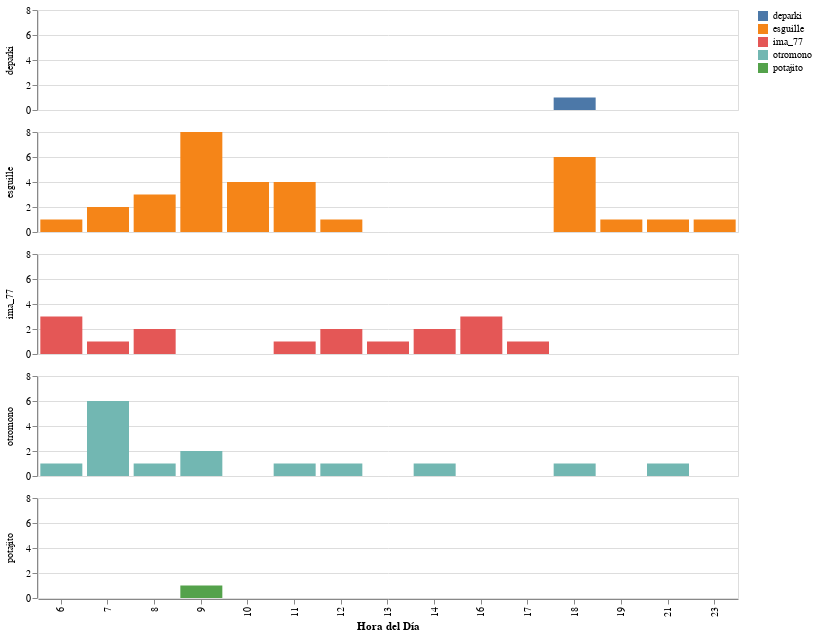

The notebook cell this image was saved under:
### Code cell
alt.Chart(df).mark_bar().encode(
    x=alt.X('hour:N', title = "Hora del Día"),
    y=alt.Y('count():Q', title = ""),
    color=alt.Color("name", title=""),
    row=alt.Row("name", title="")
).properties(width=700, height=100)

### Figure 1 — Vega-Lite specification as saved in the notebook (floating-point values rounded to 4 significant figures)
{"config": {"view": {"continuousWidth": 300, "continuousHeight": 300}}, "data": {"name": "data-89a0ad4492a069cf15151f73cb54a8cc"}, "mark": {"type": "bar"}, "encoding": {"color": {"field": "name", "title": "", "type": "nominal"}, "row": {"field": "name", "title": "", "type": "nominal"}, "x": {"field": "hour", "title": "Hora del Día", "type": "nominal"}, "y": {"aggregate": "count", "title": "", "type": "quantitative"}}, "height": 100, "width": 700, "$schema": "https://vega.github.io/schema/vega-lite/v5.16.3.json", "datasets": {"data-89a0ad4492a069cf15151f73cb54a8cc": [{"name": "ima_77", "message": "💩", "timestamp": "2024-03-01T14:42:45.724000+00:00", "date": "2024-03-01T00:00:00", "hour": 14}, {"name": "esguille", "message": "💩", "timestamp": "2024-03-01T09:13:54.713000+00:00", "date": "2024-03-01T00:00:00", "hour": 9}, {"name": "otromono", "message": "💩", "timestamp": "2024-03-01T07:49:17.650000+00:00", "date": "2024-03-01T00:00:00", "hour": 7}, {"name": "ima_77", "message": "💩", "timestamp": "2024-02-29T12:59:06.504000+00:00", "date": "2024-02-29T00:00:00", "hour": 12}, {"name": "esguille", "message": "💩", "timestamp": "2024-02-29T10:38:44.391000+00:00", "date": "2024-02-29T00:00:00", "hour": 10}, {"name": "otromono", "message": "💩", "timestamp": "2024-02-29T07:32:14.986000+00:00", "date": "2024-02-29T00:00:00", "hour": 7}, {"name": "esguille", "message": "💩", "timestamp": "2024-02-28T11:53:15.170000+00:00", "date": "2024-02-28T00:00:00", "hour": 11}, {"name": "ima_77", "message": "💩", "timestamp": "2024-02-28T08:18:36.712000+00:00", "date": "2024-02-28T00:00:00", "hour": 8}, {"name": "otromono", "message": "💩", "timestamp": "2024-02-27T14:21:02.707000+00:00", "date": "2024-02-27T00:00:00", "hour": 14}, {"name": "esguille", "message": "💩", "timestamp": "2024-02-27T09:55:18.086000+00:00", "date": "2024-02-27T00:00:00", "hour": 9}, {"name": "ima_77", "message": "💩", "timestamp": "2024-02-27T06:52:54.631000+00:00", "date": "2024-02-27T00:00:00", "hour": 6}, {"name": "ima_77", "message": "💩", "timestamp": "2024-02-26T12:56:00.356000+00:00", "date": "2024-02-26T00:00:00", "hour": 12}, {"name": "esguille", "message": "💩", "timestamp": "2024-02-26T10:51:22.426000+00:00", "date": "2024-02-26T00:00:00", "hour": 10}, {"name": "esguille", "message": "💩", "timestamp": "2024-02-26T08:46:21.809000+00:00", "date": "2024-02-26T00:00:00", "hour": 8}, {"name": "otromono", "message": "💩", "timestamp": "2024-02-26T07:34:39.984000+00:00", "date": "2024-02-26T00:00:00", "hour": 7}, {"name": "esguille", "message": "💩", "timestamp": "2024-02-24T21:03:32.262000+00:00", "date": "2024-02-24T00:00:00", "hour": 21}, {"name": "esguille", "message": "💩", "timestamp": "2024-02-24T18:51:39.859000+00:00", "date": "2024-02-24T00:00:00", "hour": 18}, {"name": "otromono", "message": "💩", "timestamp": "2024-02-24T09:04:44.199000+00:00", "date": "2024-02-24T00:00:00", "hour": 9}, {"name": "esguille", "message": "💩", "timestamp": "2024-02-24T06:29:35.120000+00:00", "date": "2024-02-24T00:00:00", "hour": 6}, {"name": "esguille", "message": "💩", "timestamp": "2024-02-23T10:08:12.073000+00:00", "date": "2024-02-23T00:00:00", "hour": 10}, {"name": "esguille", "message": "💩", "timestamp": "2024-02-22T18:01:34.522000+00:00", "date": "2024-02-22T00:00:00", "hour": 18}, {"name": "ima_77", "message": "💩", "timestamp": "2024-02-22T16:43:35.890000+00:00", "date": "2024-02-22T00:00:00", "hour": 16}, {"name": "ima_77", "message": "💩", "timestamp": "2024-02-22T08:27:23.853000+00:00", "date": "2024-02-22T00:00:00", "hour": 8}, {"name": "otromono", "message": "💩", "timestamp": "2024-02-22T08:21:24.417000+00:00", "date": "2024-02-22T00:00:00", "hour": 8}, {"name": "esguille", "message": "💩", "timestamp": "2024-02-22T07:11:18.453000+00:00", "date": "2024-02-22T00:00:00", "hour": 7}, {"name": "esguille", "message": "💩", "timestamp": "2024-02-21T23:02:15.350000+00:00", "date": "2024-02-21T00:00:00", "hour": 23}, {"name": "otromono", "message": "💩", "timestamp": "2024-02-21T21:46:40.891000+00:00", "date": "2024-02-21T00:00:00", "hour": 21}, {"name": "ima_77", "message": "💩", "timestamp": "2024-02-21T16:06:07.093000+00:00", "date": "2024-02-21T00:00:00", "hour": 16}, {"name": "esguille", "message": "💩", "timestamp": "2024-02-21T07:33:47.217000+00:00", "date": "2024-02-21T00:00:00", "hour": 7}, {"name": "otromono", "message": "💩", "timestamp": "2024-02-21T07:19:56.522000+00:00", "date": "2024-02-21T00:00:00", "hour": 7}, {"name": "esguille", "message": "💩", "timestamp": "2024-02-20T09:46:36.494000+00:00", "date": "2024-02-20T00:00:00", "hour": 9}, {"name": "esguille", "message": "💩", "timestamp": "2024-02-19T08:09:21.637000+00:00", "date": "2024-02-19T00:00:00", "hour": 8}, {"name": "esguille", "message": "💩", "timestamp": "2024-02-18T11:19:47.090000+00:00", "date": "2024-02-18T00:00:00", "hour": 11}, {"name": "otromono", "message": "💩", "timestamp": "2024-02-18T11:01:45.712000+00:00", "date": "2024-02-18T00:00:00", "hour": 11}, {"name": "esguille", "message": "💩", "timestamp": "2024-02-17T19:34:42.050000+00:00", "date": "2024-02-17T00:00:00", "hour": 19}, {"name": "otromono", "message": "💩", "timestamp": "2024-02-17T12:38:35.206000+00:00", "date": "2024-02-17T00:00:00", "hour": 12}, {"name": "esguille", "message": "💩", "timestamp": "2024-02-17T12:31:48.562000+00:00", "date": "2024-02-17T00:00:00", "hour": 12}, {"name": "otromono", "message": "💩", "timestamp": "2024-02-16T09:21:30.055000+00:00", "date": "2024-02-16T00:00:00", "hour": 9}, {"name": "esguille", "message": "💩", "timestamp": "2024-02-16T09:13:31.282000+00:00", "date": "2024-02-16T00:00:00", "hour": 9}, {"name": "esguille", "message": "💩", "timestamp": "2024-02-16T09:13:18.063000+00:00", "date": "2024-02-16T00:00:00", "hour": 9}, {"name": "esguille", "message": "💩", "timestamp": "2024-02-15T10:34:50.165000+00:00", "date": "2024-02-15T00:00:00", "hour": 10}, {"name": "ima_77", "message": "💩", "timestamp": "2024-02-14T13:35:19.928000+00:00", "date": "2024-02-14T00:00:00", "hour": 13}, {"name": "esguille", "message": "💩", "timestamp": "2024-02-14T09:51:08.462000+00:00", "date": "2024-02-14T00:00:00", "hour": 9}, {"name": "esguille", "message": "💩", "timestamp": "2024-02-14T09:51:03.565000+00:00", "date": "2024-02-14T00:00:00", "hour": 9}, {"name": "ima_77", "message": "💩", "timestamp": "2024-02-14T07:53:19.142000+00:00", "date": "2024-02-14T00:00:00", "hour": 7}, {"name": "otromono", "message": "💩", "timestamp": "2024-02-13T07:32:37.399000+00:00", "date": "2024-02-13T00:00:00", "hour": 7}, {"name": "ima_77", "message": "💩", "timestamp": "2024-02-13T06:45:06.556000+00:00", "date": "2024-02-13T00:00:00", "hour": 6}, {"name": "ima_77", "message": "💩", "timestamp": "2024-02-12T14:57:09.312000+00:00", "date": "2024-02-12T00:00:00", "hour": 14}, {"name": "esguille", "message": "💩", "timestamp": "2024-02-12T11:17:53.087000+00:00", "date": "2024-02-12T00:00:00", "hour": 11}, {"name": "esguille", "message": "💩", "timestamp": "2024-02-12T08:36:24.744000+00:00", "date": "2024-02-12T00:00:00", "hour": 8}, {"name": "otromono", "message": "💩", "timestamp": "2024-02-12T07:53:56.924000+00:00", "date": "2024-02-12T00:00:00", "hour": 7}, {"name": "ima_77", "message": "💩", "timestamp": "2024-02-12T06:46:41.197000+00:00", "date": "2024-02-12T00:00:00", "hour": 6}, {"name": "otromono", "message": "💩", "timestamp": "2024-02-11T18:01:48.183000+00:00", "date": "2024-02-11T00:00:00", "hour": 18}, {"name": "ima_77", "message": "💩", "timestamp": "2024-02-11T17:39:18.958000+00:00", "date": "2024-02-11T00:00:00", "hour": 17}, {"name": "ima_77", "message": "💩", "timestamp": "2024-02-11T11:55:35.894000+00:00", "date": "2024-02-11T00:00:00", "hour": 11}, {"name": "esguille", "message": "💩", "timestamp": "2024-02-11T11:15:38.536000+00:00", "date": "2024-02-11T00:00:00", "hour": 11}, {"name": "otromono", "message": "💩", "timestamp": "2024-02-11T06:48:17.966000+00:00", "date": "2024-02-11T00:00:00", "hour": 6}, {"name": "ima_77", "message": "💩", "timestamp": "2024-02-10T16:31:45.760000+00:00", "date": "2024-02-10T00:00:00", "hour": 16}, {"name": "potajito", "message": "💩", "timestamp": "2024-02-10T09:14:18.896000+00:00", "date": "2024-02-10T00:00:00", "hour": 9}, {"name": "esguille", "message": "💩", "timestamp": "2024-02-10T09:06:29.501000+00:00", "date": "2024-02-10T00:00:00", "hour": 9}, {"name": "esguille", "message": "💩", "timestamp": "2024-02-09T18:52:56.595000+00:00", "date": "2024-02-09T00:00:00", "hour": 18}, {"name": "esguille", "message": "💩", "timestamp": "2024-02-09T18:52:38.230000+00:00", "date": "2024-02-09T00:00:00", "hour": 18}, {"name": "esguille", "message": "💩", "timestamp": "2024-02-09T18:52:19.315000+00:00", "date": "2024-02-09T00:00:00", "hour": 18}, {"name": "esguille", "message": "💩", "timestamp": "2024-02-09T18:45:25.521000+00:00", "date": "2024-02-09T00:00:00", "hour": 18}, {"name": "deparki", "message": "💩", "timestamp": "2024-02-09T18:21:07.454000+00:00", "date": "2024-02-09T00:00:00", "hour": 18}]}}
